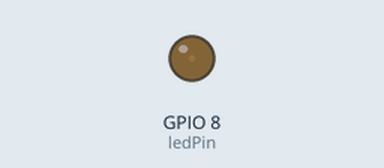
A sketch run on a simulated ESP32-C3. Parts: output pins drawn as LEDs (lit = HIGH). What the sketch prints to the serial monitor is not drawn.

Above: at 1.05 s.
At 1.95 s:
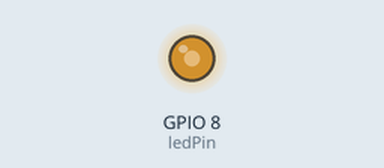
At 2.35 s:
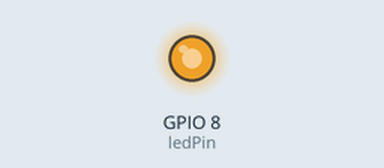
At 3.7 s:
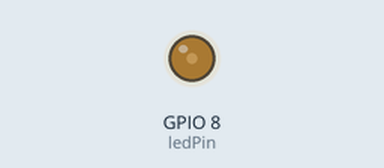
Timing chart, 0 to 8.2 s (numbered marks = the images above):
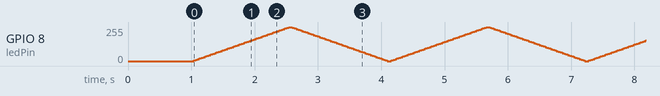

The sketch:

MAC.ino
```cpp
#include "WiFi.h"
const int ledPin = 8; // 板载蓝色LED引脚

void setup() {
  pinMode(ledPin, OUTPUT);
  // 1. 初始化串口，波特率设置为 115200
  Serial.begin(115200);

  // 等待串口初始化完成（防止漏掉启动时的打印信息）
  delay(1000);
  WiFi.mode(WIFI_STA);
  // 2. 读取并打印 ESP32-C3 的 Wi-Fi MAC 地址
  Serial.println("\n--- ESP32-C3 MAC Address Info ---");
  Serial.print("MAC Address: ");
  Serial.println(WiFi.macAddress());
  Serial.println("---------------------------------");
}

void loop() {
 Serial.println("\n--- ESP32-C3 MAC Address Info ---");
  for (int brightness = 0; brightness <= 255; brightness += 5) {
    analogWrite(ledPin, brightness);
    delay(30);
  }
  // 从亮到暗
  for (int brightness = 255; brightness >= 0; brightness -= 5) {
    analogWrite(ledPin, brightness);
    delay(30);
  }
   Serial.println(WiFi.macAddress());
}
```
